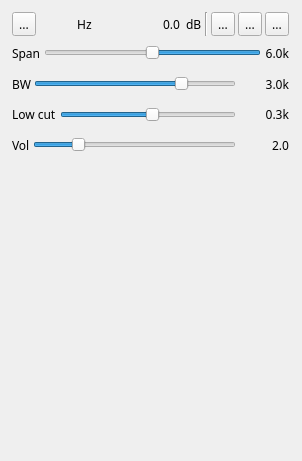
<?xml version="1.0" encoding="UTF-8"?>
<ui version="4.0">
 <class>SSBDemodGUI</class>
 <widget class="RollupWidget" name="SSBDemodGUI">
  <property name="geometry">
   <rect>
    <x>0</x>
    <y>0</y>
    <width>302</width>
    <height>461</height>
   </rect>
  </property>
  <property name="minimumSize">
   <size>
    <width>302</width>
    <height>0</height>
   </size>
  </property>
  <property name="font">
   <font>
    <family>Sans Serif</family>
    <pointsize>9</pointsize>
   </font>
  </property>
  <property name="windowTitle">
   <string>SSB Demodulator</string>
  </property>
  <widget class="QWidget" name="settingsContainer" native="true">
   <property name="geometry">
    <rect>
     <x>10</x>
     <y>10</y>
     <width>281</width>
     <height>151</height>
    </rect>
   </property>
   <property name="windowTitle">
    <string>Settings</string>
   </property>
   <layout class="QVBoxLayout" name="verticalLayout_2">
    <property name="spacing">
     <number>3</number>
    </property>
    <property name="margin">
     <number>2</number>
    </property>
    <item>
     <layout class="QHBoxLayout" name="deltaFreqPowLayout">
      <item>
       <layout class="QHBoxLayout" name="deltaFrequencyLayout">
        <item>
         <widget class="QToolButton" name="deltaMinus">
          <property name="toolTip">
           <string>Frequency shift direction</string>
          </property>
          <property name="text">
           <string>...</string>
          </property>
          <property name="icon">
           <iconset>
            <selectedoff>:/plus.png</selectedoff>
            <selectedon>:/minus.png</selectedon>
           </iconset>
          </property>
          <property name="checkable">
           <bool>true</bool>
          </property>
         </widget>
        </item>
        <item>
         <widget class="ValueDial" name="deltaFrequency" native="true">
          <property name="sizePolicy">
           <sizepolicy hsizetype="Maximum" vsizetype="Maximum">
            <horstretch>0</horstretch>
            <verstretch>0</verstretch>
           </sizepolicy>
          </property>
          <property name="minimumSize">
           <size>
            <width>32</width>
            <height>16</height>
           </size>
          </property>
          <property name="font">
           <font>
            <family>Monospace</family>
            <pointsize>12</pointsize>
           </font>
          </property>
          <property name="cursor">
           <cursorShape>SizeVerCursor</cursorShape>
          </property>
          <property name="focusPolicy">
           <enum>Qt::StrongFocus</enum>
          </property>
          <property name="toolTip">
           <string>Demod shift frequency from center in Hz</string>
          </property>
         </widget>
        </item>
        <item>
         <widget class="QLabel" name="deltaUnits">
          <property name="text">
           <string> Hz </string>
          </property>
         </widget>
        </item>
       </layout>
      </item>
      <item>
       <spacer name="freqPowSpacer">
        <property name="orientation">
         <enum>Qt::Horizontal</enum>
        </property>
        <property name="sizeHint" stdset="0">
         <size>
          <width>40</width>
          <height>20</height>
         </size>
        </property>
       </spacer>
      </item>
      <item>
       <layout class="QHBoxLayout" name="channelPoweLayout">
        <item>
         <widget class="QLabel" name="channelPower">
          <property name="toolTip">
           <string>Channel power</string>
          </property>
          <property name="layoutDirection">
           <enum>Qt::RightToLeft</enum>
          </property>
          <property name="text">
           <string>0.0</string>
          </property>
         </widget>
        </item>
        <item>
         <widget class="QLabel" name="channelPowerUnits">
          <property name="text">
           <string> dB</string>
          </property>
         </widget>
        </item>
        <item>
         <widget class="Line" name="audioVLine">
          <property name="orientation">
           <enum>Qt::Vertical</enum>
          </property>
         </widget>
        </item>
        <item>
         <widget class="QToolButton" name="audioBinaural">
          <property name="toolTip">
           <string>Toggle btw Mono and Binaural I/Q audio</string>
          </property>
          <property name="text">
           <string>...</string>
          </property>
          <property name="icon">
           <iconset resource="../../../sdrbase/resources/res.qrc">
            <normaloff>:/mono.png</normaloff>
            <normalon>:/stereo.png</normalon>:/mono.png</iconset>
          </property>
          <property name="checkable">
           <bool>true</bool>
          </property>
         </widget>
        </item>
        <item>
         <widget class="QToolButton" name="audioFlipChannels">
          <property name="toolTip">
           <string>Flip left/right audio channels</string>
          </property>
          <property name="text">
           <string>...</string>
          </property>
          <property name="icon">
           <iconset resource="../../../sdrbase/resources/res.qrc">
            <normaloff>:/flip_lr.png</normaloff>
            <normalon>:/flip_rl.png</normalon>:/flip_lr.png</iconset>
          </property>
          <property name="checkable">
           <bool>true</bool>
          </property>
         </widget>
        </item>
        <item>
         <widget class="QToolButton" name="dsb">
          <property name="toolTip">
           <string>DSB/SSB toggle</string>
          </property>
          <property name="text">
           <string>...</string>
          </property>
          <property name="icon">
           <iconset resource="../../../sdrbase/resources/res.qrc">
            <normaloff>:/usb.png</normaloff>
            <normalon>:/dsb.png</normalon>:/usb.png</iconset>
          </property>
          <property name="checkable">
           <bool>true</bool>
          </property>
         </widget>
        </item>
       </layout>
      </item>
     </layout>
    </item>
    <item>
     <layout class="QHBoxLayout" name="spanLayout">
      <item>
       <widget class="QLabel" name="spanLabel">
        <property name="text">
         <string>Span</string>
        </property>
       </widget>
      </item>
      <item>
       <widget class="QSlider" name="spanLog2">
        <property name="toolTip">
         <string>Demod frequency span</string>
        </property>
        <property name="minimum">
         <number>1</number>
        </property>
        <property name="maximum">
         <number>5</number>
        </property>
        <property name="pageStep">
         <number>1</number>
        </property>
        <property name="value">
         <number>3</number>
        </property>
        <property name="sliderPosition">
         <number>3</number>
        </property>
        <property name="orientation">
         <enum>Qt::Horizontal</enum>
        </property>
        <property name="invertedAppearance">
         <bool>true</bool>
        </property>
        <property name="invertedControls">
         <bool>true</bool>
        </property>
       </widget>
      </item>
      <item>
       <widget class="QLabel" name="spanText">
        <property name="text">
         <string>6.0k</string>
        </property>
        <property name="alignment">
         <set>Qt::AlignRight|Qt::AlignTrailing|Qt::AlignVCenter</set>
        </property>
       </widget>
      </item>
     </layout>
    </item>
    <item>
     <layout class="QHBoxLayout" name="bqndwidthLayout">
      <item>
       <widget class="QLabel" name="BWLabel">
        <property name="text">
         <string>BW</string>
        </property>
       </widget>
      </item>
      <item>
       <widget class="QSlider" name="BW">
        <property name="toolTip">
         <string>Lowpass filter cutoff frequency</string>
        </property>
        <property name="minimum">
         <number>-60</number>
        </property>
        <property name="maximum">
         <number>60</number>
        </property>
        <property name="pageStep">
         <number>1</number>
        </property>
        <property name="value">
         <number>30</number>
        </property>
        <property name="orientation">
         <enum>Qt::Horizontal</enum>
        </property>
       </widget>
      </item>
      <item>
       <widget class="QLabel" name="BWText">
        <property name="minimumSize">
         <size>
          <width>50</width>
          <height>0</height>
         </size>
        </property>
        <property name="text">
         <string>3.0k</string>
        </property>
        <property name="alignment">
         <set>Qt::AlignRight|Qt::AlignTrailing|Qt::AlignVCenter</set>
        </property>
       </widget>
      </item>
     </layout>
    </item>
    <item>
     <layout class="QHBoxLayout" name="lowCutLayout">
      <item>
       <widget class="QLabel" name="lowCutLabel">
        <property name="text">
         <string>Low cut</string>
        </property>
       </widget>
      </item>
      <item>
       <widget class="QSlider" name="lowCut">
        <property name="toolTip">
         <string>Highpass filter cutoff frequency (SSB)</string>
        </property>
        <property name="minimum">
         <number>-60</number>
        </property>
        <property name="maximum">
         <number>60</number>
        </property>
        <property name="pageStep">
         <number>1</number>
        </property>
        <property name="value">
         <number>3</number>
        </property>
        <property name="orientation">
         <enum>Qt::Horizontal</enum>
        </property>
       </widget>
      </item>
      <item>
       <widget class="QLabel" name="lowCutText">
        <property name="minimumSize">
         <size>
          <width>50</width>
          <height>0</height>
         </size>
        </property>
        <property name="text">
         <string>0.3k</string>
        </property>
        <property name="alignment">
         <set>Qt::AlignRight|Qt::AlignTrailing|Qt::AlignVCenter</set>
        </property>
       </widget>
      </item>
     </layout>
    </item>
    <item>
     <layout class="QHBoxLayout" name="volumeLayout">
      <item>
       <widget class="QLabel" name="volumeLabel">
        <property name="text">
         <string>Vol</string>
        </property>
       </widget>
      </item>
      <item>
       <widget class="QSlider" name="volume">
        <property name="toolTip">
         <string>Volume</string>
        </property>
        <property name="maximum">
         <number>100</number>
        </property>
        <property name="value">
         <number>20</number>
        </property>
        <property name="orientation">
         <enum>Qt::Horizontal</enum>
        </property>
       </widget>
      </item>
      <item>
       <widget class="QLabel" name="volumeText">
        <property name="minimumSize">
         <size>
          <width>50</width>
          <height>0</height>
         </size>
        </property>
        <property name="text">
         <string>2.0</string>
        </property>
        <property name="alignment">
         <set>Qt::AlignRight|Qt::AlignTrailing|Qt::AlignVCenter</set>
        </property>
       </widget>
      </item>
     </layout>
    </item>
   </layout>
  </widget>
  <widget class="QWidget" name="spectrumContainer" native="true">
   <property name="geometry">
    <rect>
     <x>10</x>
     <y>170</y>
     <width>218</width>
     <height>284</height>
    </rect>
   </property>
   <property name="windowTitle">
    <string>Channel Spectrum</string>
   </property>
   <layout class="QVBoxLayout" name="verticalLayout">
    <property name="spacing">
     <number>2</number>
    </property>
    <property name="margin">
     <number>3</number>
    </property>
    <item>
     <widget class="GLSpectrum" name="glSpectrum" native="true">
      <property name="minimumSize">
       <size>
        <width>200</width>
        <height>250</height>
       </size>
      </property>
      <property name="font">
       <font>
        <family>Monospace</family>
        <pointsize>8</pointsize>
       </font>
      </property>
     </widget>
    </item>
    <item>
     <widget class="GLSpectrumGUI" name="spectrumGUI" native="true"/>
    </item>
   </layout>
  </widget>
 </widget>
 <customwidgets>
  <customwidget>
   <class>RollupWidget</class>
   <extends>QWidget</extends>
   <header>gui/rollupwidget.h</header>
   <container>1</container>
  </customwidget>
  <customwidget>
   <class>ValueDial</class>
   <extends>QWidget</extends>
   <header>gui/valuedial.h</header>
   <container>1</container>
  </customwidget>
  <customwidget>
   <class>GLSpectrum</class>
   <extends>QWidget</extends>
   <header>gui/glspectrum.h</header>
   <container>1</container>
  </customwidget>
  <customwidget>
   <class>GLSpectrumGUI</class>
   <extends>QWidget</extends>
   <header>gui/glspectrumgui.h</header>
   <container>1</container>
  </customwidget>
 </customwidgets>
 <resources>
  <include location="../../../sdrbase/resources/res.qrc"/>
 </resources>
 <connections/>
</ui>
